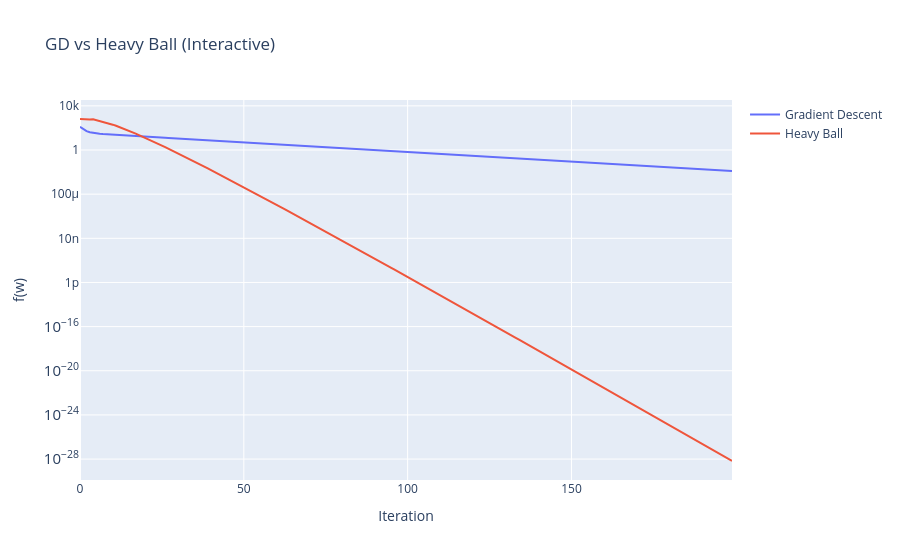

Notebook code cell kept with this figure:
### Code cell
fig = go.Figure()

fig.add_trace(go.Scatter(y=gd_hist, mode='lines', name='Gradient Descent'))
fig.add_trace(go.Scatter(y=hb_hist, mode='lines', name='Heavy Ball'))

fig.update_layout(
    title="GD vs Heavy Ball (Interactive)",
    xaxis_title="Iteration",
    yaxis_title="f(w)",
    yaxis_type="log",
)

fig.show()

### Figure 1 — Plotly figure (JSON) as saved in the notebook; plotly's stock layout.template omitted (floating-point values rounded to 4 significant figures; data arrays with more than 128 entries replaced by an {"elided": "..."} marker saying what was removed)
{"data": [{"mode": "lines", "name": "Gradient Descent", "type": "scatter", "y": {"elided": "200 float values"}}, {"mode": "lines", "name": "Heavy Ball", "type": "scatter", "y": {"elided": "200 float values"}}], "layout": {"title": {"text": "GD vs Heavy Ball (Interactive)"}, "xaxis": {"title": {"text": "Iteration"}}, "yaxis": {"title": {"text": "f(w)"}, "type": "log"}}}
